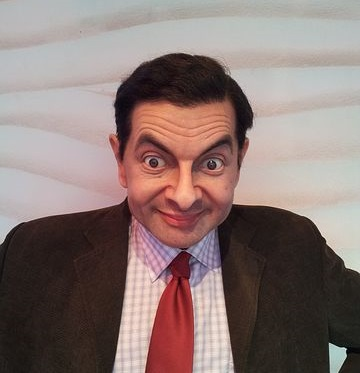
#> input picture data/bean.png, 360 x 373 px
$ jupyter execute task1.ipynb
#> lines starting #> are read from the running program, lines starting #| are printed output that depends on the picture
<b>Task 1 : Image Transformation using OpenCV</b>

Using mr bean image code the following cells:

[cell 1]
#read image
import cv2
import matplotlib.pyplot as plt
import numpy as np
bean = cv2.imread("./data/bean.png")
#> bean is the input picture: shape (373, 360, 3); mean B, G, R 115.9, 119.3, 137.8

[cell 2]
plt.imshow(bean[:,:,::-1])

[cell 3]
bean.shape
#> Out = (373, 360, 3)

Q1: Image Translation -> shift of an image from one location to another

[cell 4]
#start code
shift_amount_x = 80
shift_amount_y = 80
translation_matrix = np.float32([[1, 0, shift_amount_x], [0, 1, shift_amount_y]])
translated_image = cv2.warpAffine(bean, translation_matrix, (bean.shape[1], bean.shape[0]))
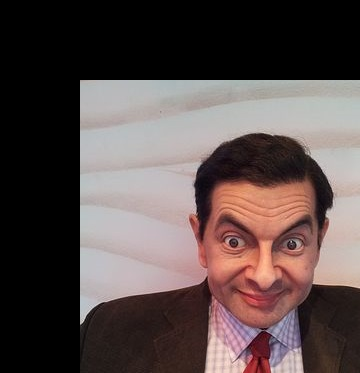
#> translated_image: shape (373, 360, 3); mean B, G, R 74.8, 76.3, 89.6
plt.imshow(translated_image[:,:,::-1])

#end code


$ run again, with data/bird.png copied over data/bean.png
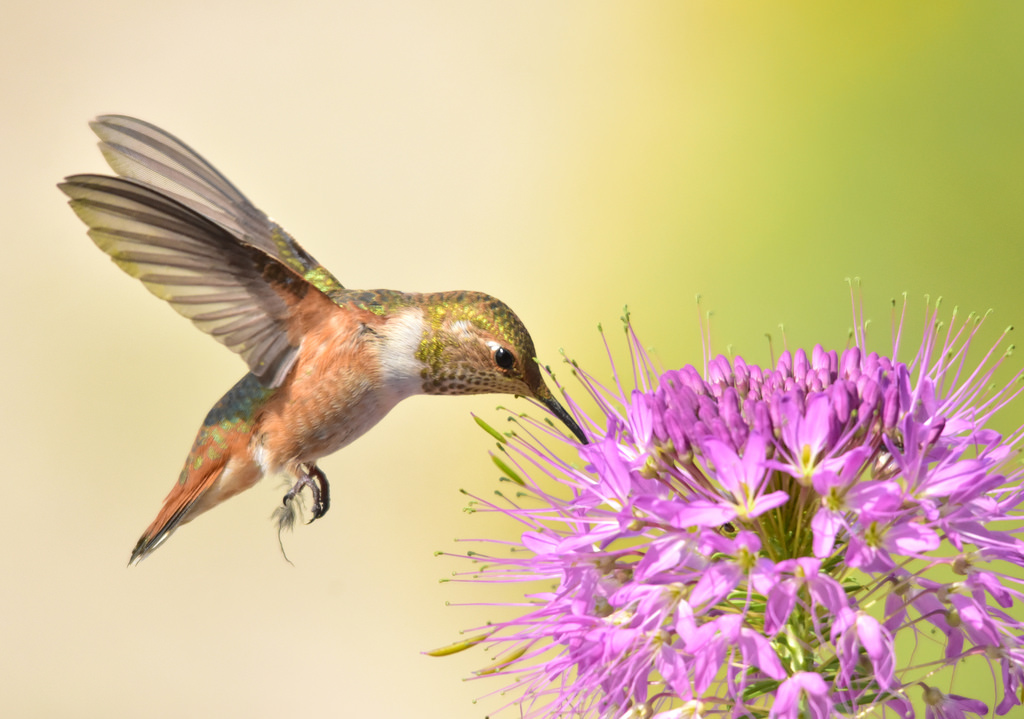
#> input picture data/bird.png, 1024 x 719 px
#> bean is the input picture: shape (719, 1024, 3); mean B, G, R 153.5, 189.4, 213.6
#> `translated_image = cv2.warpAffine(bean, translation_matrix, (bean.shap..`:
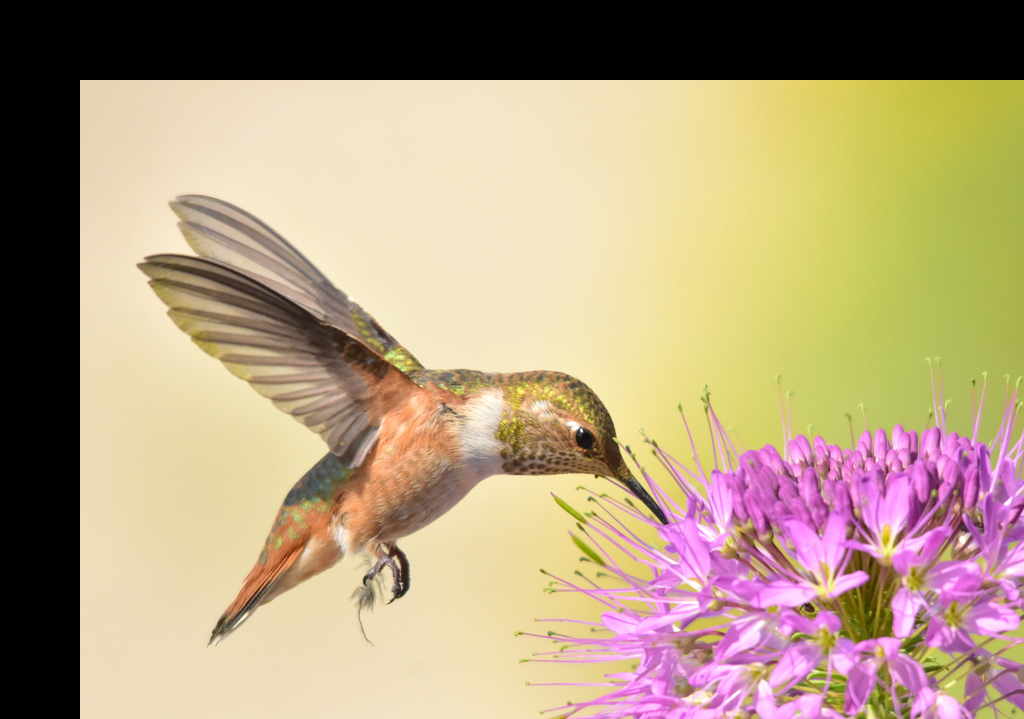
#> translated_image: shape (719, 1024, 3); mean B, G, R 126.6, 157.2, 176.9
